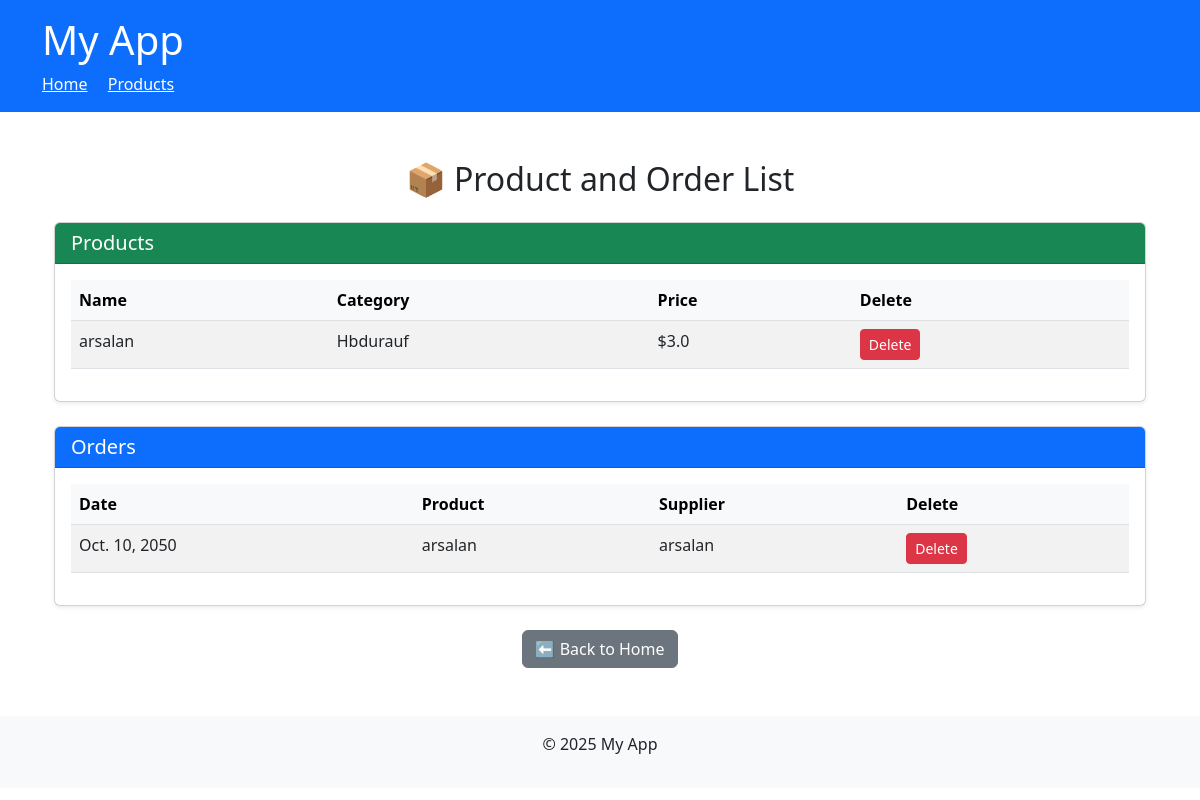
/products/, run on an earlier commit of the app's database.
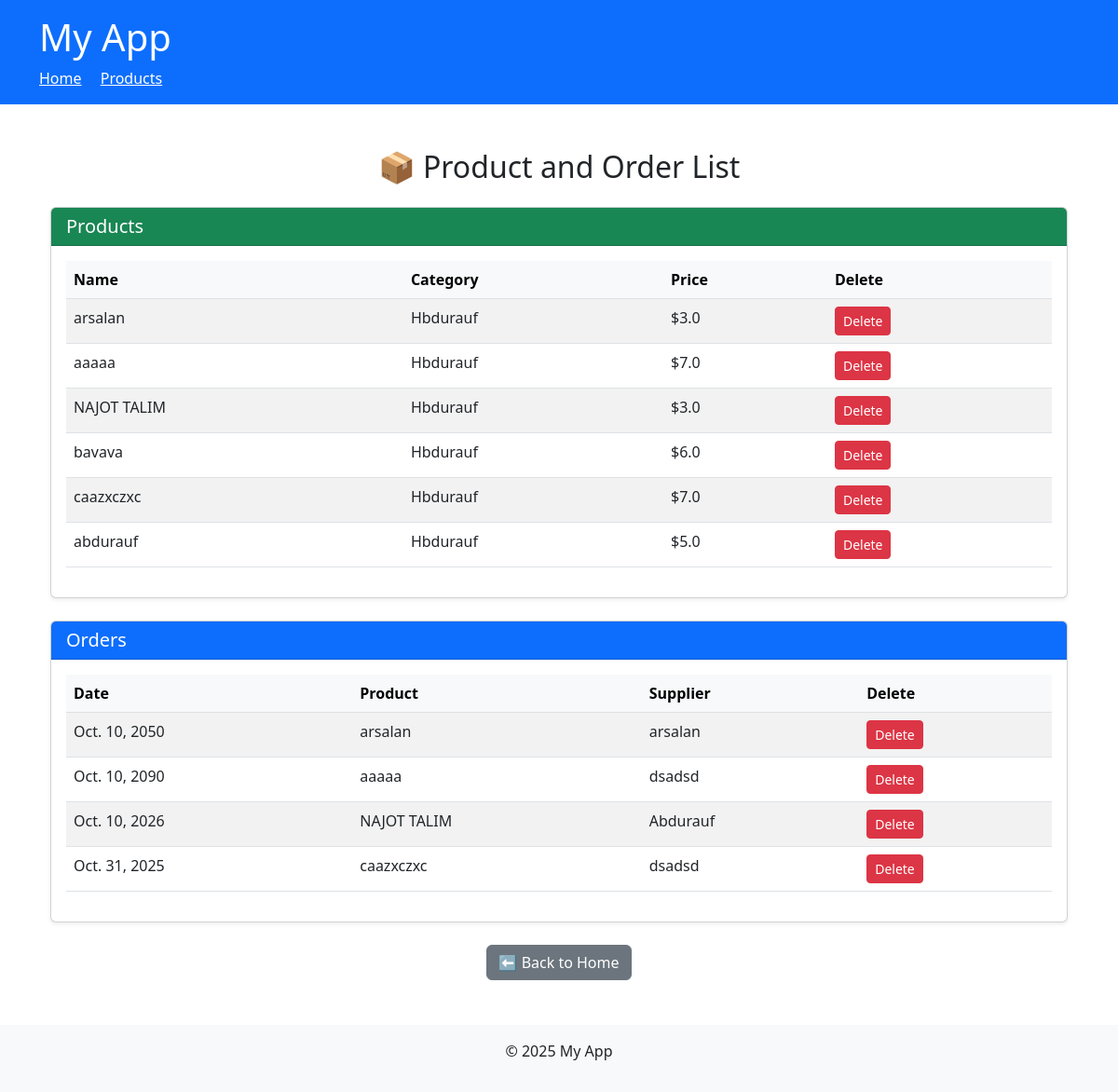
And on a later commit of the database.
### configapp/models.py (models this page shows, shortened)
class Product(models.Model):
    name = models.CharField(max_length=100)
    price = models.FloatField()
    category = models.ForeignKey(Category, on_delete=models.CASCADE)

class Category(models.Model):
    title = models.CharField(max_length=100)

class Order(models.Model):
    order_date = models.DateField()
    product = models.ForeignKey('Product', on_delete=models.CASCADE)
    supplier = models.ForeignKey('Supplier', on_delete=models.CASCADE)

class Supplier(models.Model):
    name = models.CharField(max_length=100)
    city = models.CharField(max_length=50)
    region = models.CharField(max_length=50)

### configapp/views.py (the view)
# urls.py: path('products/', views.product_list, name='product_list'),
def product_list(request):
    products = Product.objects.all()
    orders = Order.objects.all()
    return render(request, 'product_list.html', {'products': products, 'orders': orders})

### configapp/templates/product_list.html
{% extends 'base.html' %}
{% block content %}
<div class="container mt-5">
    <h2 class="text-center mb-4">📦 Product and Order List</h2>
    <div class="card mb-4 shadow-sm">
        <div class="card-header bg-success text-white">
            <h5 class="mb-0">Products</h5>
        </div>
        <div class="card-body">
            {% if products %}
            <div class="table-responsive">
                <table class="table table-striped table-hover">
                    <thead class="table-light">
                        <tr>
                            <th>Name</th>
                            <th>Category</th>
                            <th>Price</th>
                            <th>Delete</th>
                        </tr>
                    </thead>
                    <tbody>
                        {% for product in products %}
                        <tr>
                            <td>{{ product.name }}</td>
                            <td>{{ product.category.title }}</td>
                            <td>${{ product.price }}</td>
                            <td>
                                <a href="{% url 'delete_product' product.id %}" class="btn btn-danger btn-sm">Delete</a>
                            </td>
                        </tr>
                        {% endfor %}
                    </tbody>
                </table>
            </div>
            {% else %}
                <p class="text-center text-muted">No products available 😞</p>
            {% endif %}
        </div>
    </div>
    <div class="card shadow-sm">
        <div class="card-header bg-primary text-white">
            <h5 class="mb-0">Orders</h5>
        </div>
        <div class="card-body">
            {% if orders %}
            <div class="table-responsive">
                <table class="table table-striped table-hover">
                    <thead class="table-light">
                        <tr>
                            <th>Date</th>
                            <th>Product</th>
                            <th>Supplier</th>
                            <th>Delete</th>
                        </tr>
                    </thead>
                    <tbody>
                        {% for order in orders %}
                        <tr>
                            <td>{{ order.order_date }}</td>
                            <td>{{ order.product.name }}</td>
                            <td>{{ order.supplier.name }}</td>
                            <td>
                                <a href="{% url 'delete_order' order.id %}" class="btn btn-danger btn-sm">Delete</a>
                            </td>
                        </tr>
                        {% endfor %}
                    </tbody>
                </table>
            </div>
            {% else %}
                <p class="text-center text-muted">No orders available 📭</p>
            {% endif %}
        </div>
    </div>
    <div class="text-center mt-4">
        <a href="{% url 'home' %}" class="btn btn-secondary">⬅ Back to Home</a>
    </div>
</div>
{% endblock %}

### configapp/templates/base.html (shortened to what this page needs)
<!DOCTYPE html>
<html lang="en">
<head>
    <link rel="stylesheet" href="https://cdnjs.cloudflare.com/ajax/libs/bootstrap/5.3.0/css/bootstrap.min.css">
</head>
<body>
    <header class="bg-primary text-white p-3">
        <div class="container">
            <h1>My App</h1>
            <nav>
                <a href="{% url 'home' %}" class="text-white me-3">Home</a>
                <a href="{% url 'product_list' %}" class="text-white">Products</a>
            </nav>
        </div>
    </header>
    <main class="container mt-4">
        {% block content %}{% endblock %}
    </main>
    <footer class="bg-light text-center py-3 mt-5">
        <p>&copy; 2025 My App</p>
    </footer>
</body>
</html>

What changed in the data, as far as the page shows it:
added Product: name "aaaaa", category "Hbdurauf", price "7.0"
added Product: name "NAJOT TALIM", category "Hbdurauf", price "3.0"
added Product: name "bavava", category "Hbdurauf", price "6.0"
added Product: name "caazxczxc", category "Hbdurauf", price "7.0"
added Product: name "abdurauf", category "Hbdurauf", price "5.0"
added Order: order_date "Oct. 10, 2090", product.name "aaaaa", supplier.name "dsadsd"
added Order: order_date "Oct. 10, 2026", product.name "NAJOT TALIM", supplier.name "Abdurauf"
added Order: order_date "Oct. 31, 2025", product.name "caazxczxc", supplier.name "dsadsd"
